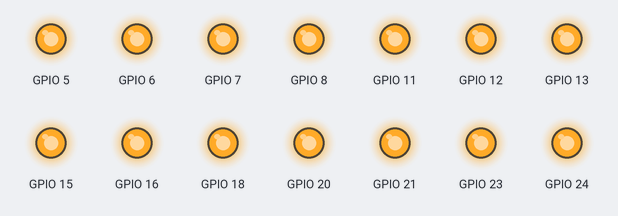
This program was run on a simulated Raspberry Pi (BCM pin numbers). On the bench: output pins drawn as LEDs (lit = HIGH). No MQTT or app messages arrive unless stated; what the program prints to the terminal is not drawn.

Above: at 0.1 s.
Timing chart, 0 to 1.6 s (numbered marks = the images above):
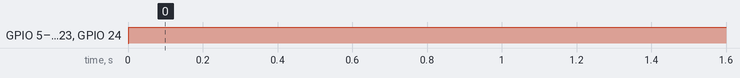

The program:

main.py
```python
import paho.mqtt.client as mqtt
import RPi.GPIO as GPIO
import json, time, sys

broker = {
    "ip": "10.16.3.22",
    "port": 1883,
}

pins = {
    "huette/rpi/command/switch:1": 15,
    "huette/rpi/command/switch:2": 18,
    "huette/rpi/command/switch:3": 23,
    "huette/rpi/command/switch:4": 24,
    "huette/rpi/command/switch:5": 25,
    "huette/rpi/command/switch:6": 8,
    "huette/rpi/command/switch:7": 7,
    "huette/rpi/command/switch:8": 12,
    "huette/rpi/command/switch:9": 16,
    "huette/rpi/command/switch:10": 20,
    "huette/rpi/command/switch:11": 21,
    "huette/rpi/command/switch:12": 26,
    "huette/rpi/command/switch:13": 11,
    "huette/rpi/command/switch:14": 13,
    "huette/rpi/command/switch:15": 6,
    "huette/rpi/command/switch:16": 5,
}

def setup_GPIO():
    GPIO.setmode(GPIO.BCM)
    for pin in pins:
        GPIO.setup(pins[pin], GPIO.OUT)
        GPIO.output(pins[pin], GPIO.HIGH)

def on_connect(client, userdata, flags, rc):
    client.subscribe("huette/rpi/#")

def on_message(client, userdata, msg):
    try:
        if pins[msg.topic]:
            payload = msg.payload.decode("utf-8")

            if payload == "on":
                GPIO.output(pins[msg.topic], GPIO.LOW)
            elif payload == "off":
                GPIO.output(pins[msg.topic], GPIO.HIGH)
            elif payload == "toggle":
                GPIO.output(pins[msg.topic], not GPIO.input(pins[msg.topic]))

            client.publish(
                msg.topic.replace("command", "status"),
                json.dumps({
                    "output": not GPIO.input(pins[msg.topic]),
                })
            )
    except:
        pass

while True:
    try:
        setup_GPIO()

        client = mqtt.Client("huette-rpi")
        client.on_connect = on_connect
        client.on_message = on_message

        client.connect(broker["ip"], broker["port"], 60)

        print('rpi actor started')
        client.loop_forever()
    except KeyboardInterrupt:
        sys.exit(0)
    except:
        print('retry in 10 seconds')
        time.sleep(10)
    finally:
        GPIO.cleanup()
```

Measured:
- by itself, GPIO 5–8, GPIO 11–13, GPIO 15, GPIO 16, GPIO 18, GPIO 20, GPIO 21, GPIO 23, GPIO 24: LOW → HIGH at 0.00 s
